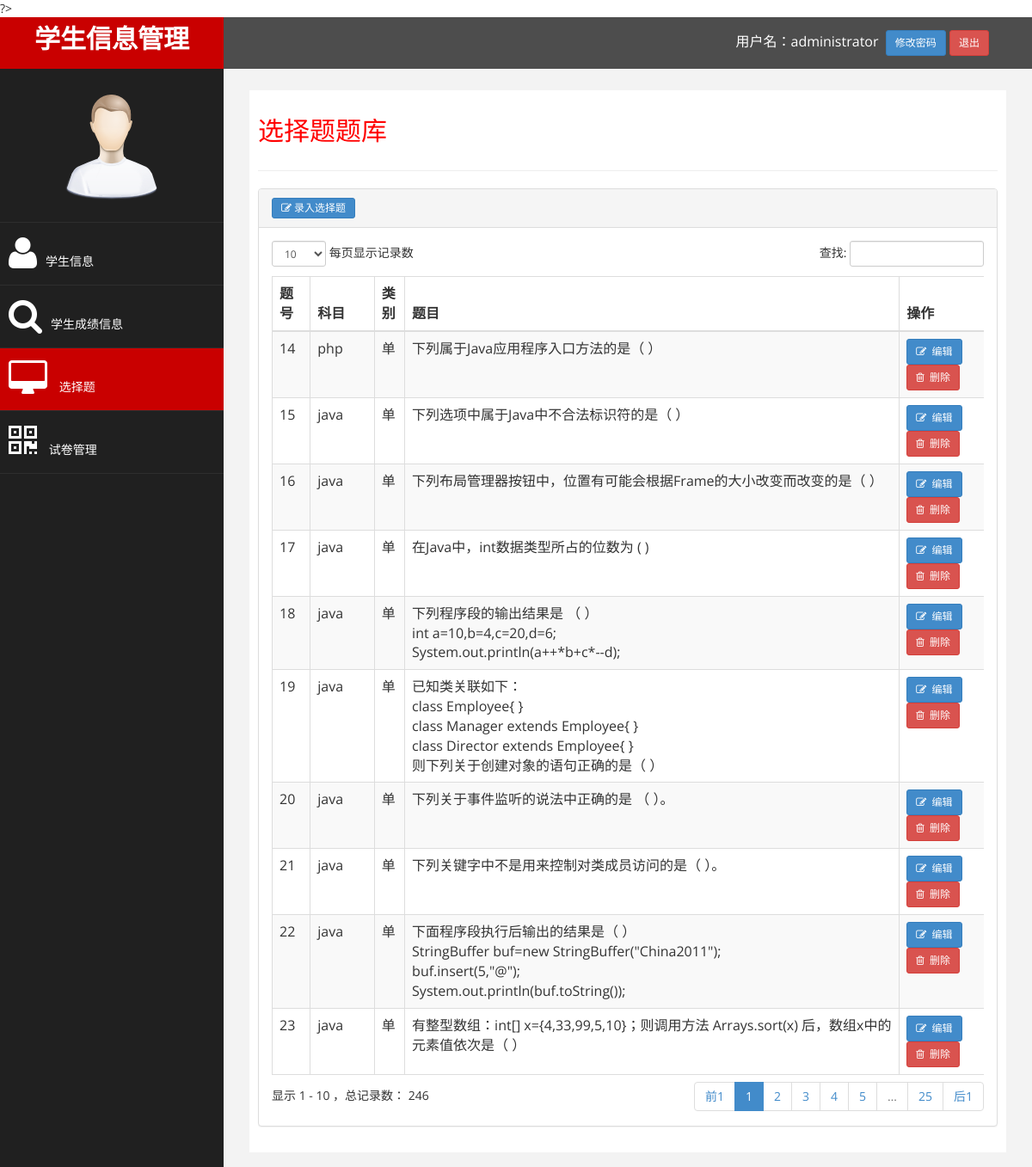
The app's page /select_questions.php (signed in) with its own data.
### tables this page shows
CREATE TABLE `select_question` (
  `id` int(10) UNSIGNED NOT NULL COMMENT '主键',
  `subject` varchar(50) NOT NULL COMMENT '科目',
  `type` varchar(4) NOT NULL COMMENT '单多',
  `title` text NOT NULL COMMENT '题目',
  `memo` varchar(50) DEFAULT NULL COMMENT '备注'
);

### select_questions.php (the view, shortened to what this page needs)
<?php
require_once 'base.php';
$query = "select * from select_question";
$result = mysql_query ( $query );
?>
<div id="page-wrapper">
	<div id="page-inner">
		<div class="row">
			<div class="col-md-12">
				<h2>选择题题库</h2>
			</div>
		</div>
		<hr />
		<div class="row">
			<div class="col-md-12">
				<div class="panel panel-default">
					<div class="panel-heading">
						<a class='btn btn-primary btn-sm shiny' href='insertselect_question.php'><i
							class='fa fa-edit'>&nbsp;录入选择题</i></a>
					</div>
					<div class="panel-body">
						<div class="table-responsive">
							<table class="table table-striped table-bordered table-hover"
								id="dataTables-example">
								<thead>
									<tr>
										<th>题号</th>
										<th>科目</th>
										<th>类别</th>
										<th>题目</th>
										<th>操作</th>
									</tr>
								</thead>
								<tbody>
									<?php
								$lineno = 0;
								while ( $row = mysql_fetch_array ( $result ) ) {
									$lineno ++;
									$linestyle = $lineno % 2 == 1 ? "odd gradeX" : "even gradeC";
									echo "<tr class='" . $linestyle . "'>";
									echo "<td>" . $row ['id'] . "</td>";
									echo "<td>" . $row ['subject'] . "</td>";
									echo "<td>" . $row ['type'] . "</td>";
									echo "<td>" . $row ['title'] . "</td>";
									echo "<td><a class='btn btn-primary btn-sm shiny' href='editselect_question.php?id=" . $row ['id'] . "'><i class='fa fa-edit fa-1x'></i>&nbsp;&nbsp;编辑</a>&nbsp;&nbsp;<a class='btn btn-danger btn-sm shiny' href='deleteselect_question.php?id=" . $row ['id'] . "'><i class='fa fa-trash-o' fa-1x'></i>&nbsp;&nbsp;删除</a></td>";
									echo "</tr>";
								}
								?>
								</tbody>
							</table>
						</div>
					</div>
				</div>
			</div>
		</div>
	</div>
</div>
</div>
</body>
</html>

### assets/css/custom.css (style rules this page uses)
body { font-family: 'Open Sans', sans-serif; }
#page-wrapper { padding: 15px 15px; min-height: 600px; background:#F3F3F3; }
#page-inner { width:100%; margin:10px 20px 10px 0px; background-color:#fff!important; padding:10px; min-height:1200px; }
h2 { color: #f00; }
@media (min-width:768px) { #page-wrapper { margin: 0 0 0 260px; padding: 15px 30px; min-height: 1200px; } }

### records on screen
select_question: id "14", subject "php", type "单", title "下列属于Java应用程序入口方法的是（ ）"
select_question: id "15", subject "java", type "单", title "下列选项中属于Java中不合法标识符的是（ ）"
select_question: id "16", subject "java", type "单", title "下列布局管理器按钮中，位置有可能会根据Frame的大小改变而改变的是（ ）"
select_question: id "17", subject "java", type "单", title "在Java中，int数据类型所占的位数为 ( )"
select_question: id "18", subject "java", type "单", title "下列程序段的输出结果是 （ ） int a=10,b=4,c=20,d=6; System.out.println(a++*b+c*--d);"
select_question: id "19", subject "java", type "单", title "已知类关联如下： class Employee{ } class Manager extends Employee{ } class Director extends Employee{ } 则下列关于创建对象的语句正确的是（ ）"
select_question: id "20", subject "java", type "单", title "下列关于事件监听的说法中正确的是 （ ）。"
select_question: id "21", subject "java", type "单", title "下列关键字中不是用来控制对类成员访问的是（ ）。"
select_question: id "22", subject "java", type "单", title "下面程序段执行后输出的结果是（ ） StringBuffer buf=new StringBuffer(\"China2011\"); buf.insert(5,\"@\"); System.out.println(buf.toString());"
select_question: id "23", subject "java", type "单", title "有整型数组：int[] x={4,33,99,5,10}；则调用方法 Arrays.sort(x) 后，数组x中的元素值依次是（ ）"

### other values on screen
$userName "administrator"
